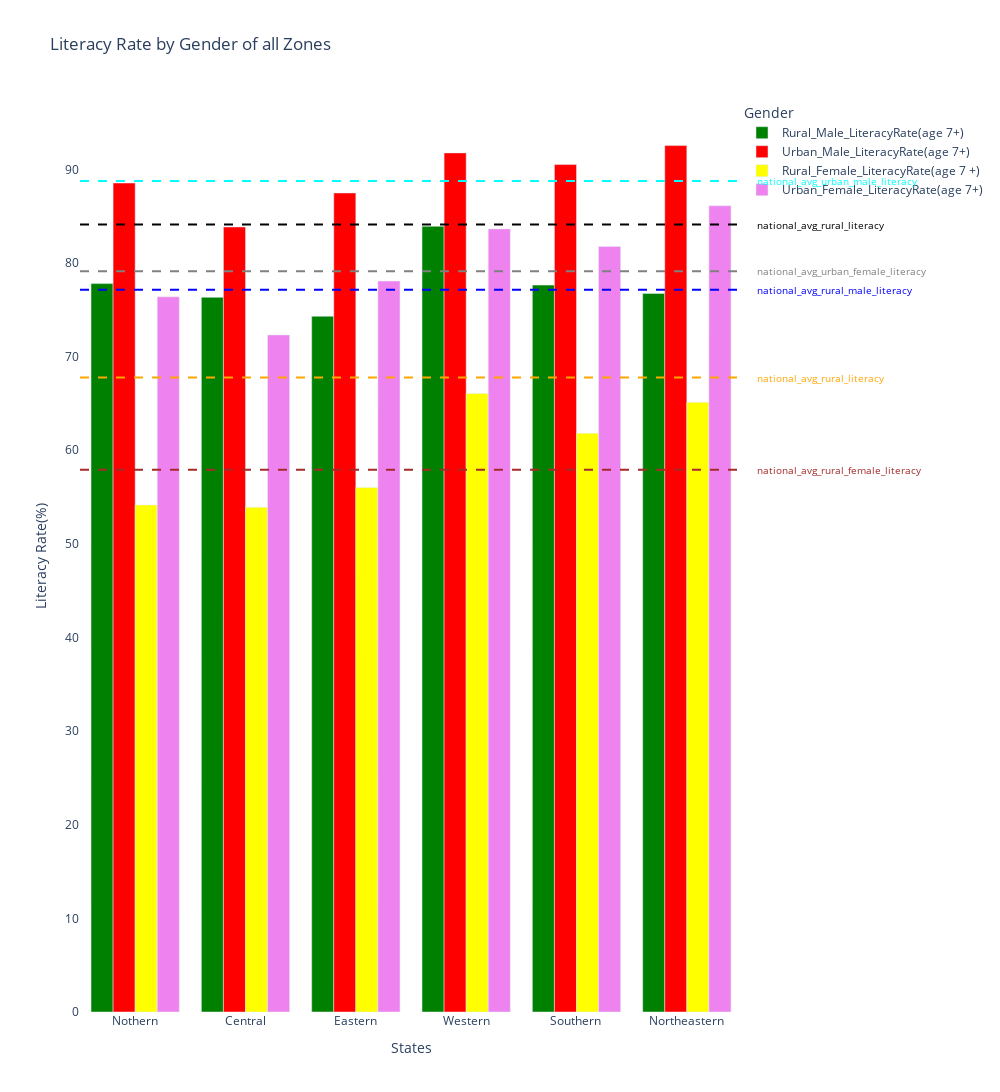

Source (notebook cell):
### Code cell
# National average literacy rates wrt to urban and rural(Source:"")
national_avg_rural_literacy = 67.767
national_avg_urban_literacy = 84.107
national_avg_rural_male_literacy = 77.149
national_avg_urban_male_literacy = 88.763
national_avg_rural_female_literacy = 57.927
national_avg_urban_female_literacy = 79.111
#Create the bar plot for male and female literacy wrt to urban and rural division
fig=go.Figure()

fig.add_trace(go.Bar(
       x=Zones,
       y=male_rural_literacy,
       name='Rural_Male_LiteracyRate(age 7+)',
    marker_color='green'
))

fig.add_trace(go.Bar(
       x=states,
       y=male_urban_literacy,
       name='Urban_Male_LiteracyRate(age 7+)',
      marker_color='red'
))

fig.add_trace(go.Bar(
        x=Zones,
         y=female_rural_literacy,
         name='Rural_Female_LiteracyRate(age 7 +)',
         marker_color='yellow'
))

fig.add_trace(go.Bar(
       x=Zones,
       y=female_urban_literacy,
       name='Urban_Female_LiteracyRate(age 7+)',
       marker_color='violet'

))

#Adding Horizontal national average line with labelling 
fig.add_shape(
       type="line",
        x0=0,
        y0=national_avg_rural_literacy,
        x1=1,
        y1=national_avg_rural_literacy,
        line=dict(color='orange', width=2, dash="dash"),
        xref="paper",
        yref="y"
)


fig.add_annotation(
         x=1.02,
         y=national_avg_rural_literacy,
         xref="paper",
         yref="y",
          text="national_avg_rural_literacy",
          showarrow=False,
           font=dict(color="orange" , size=10),
            xanchor="left",
             yanchor="middle"
)

fig.add_shape(
       type="line",
        x0=0,
        y0=national_avg_rural_male_literacy,
        x1=1,
        y1=national_avg_rural_male_literacy,
        line=dict(color='blue', width=2, dash="dash"),
        xref="paper",
        yref="y"
)

fig.add_annotation(
         x=1.02,
         y=national_avg_rural_male_literacy,
         xref="paper",
         yref="y",
          text="national_avg_rural_male_literacy",
          showarrow=False,
           font=dict(color="blue" , size=10),
            xanchor="left",
             yanchor="middle"
)

fig.add_shape(
       type="line",
        x0=0,
        y0=national_avg_urban_male_literacy,
        x1=1,
        y1=national_avg_urban_male_literacy,
        line=dict(color='cyan', width=2, dash="dash"),
        xref="paper",
        yref="y"
)

fig.add_annotation(
         x=1.02,
         y=national_avg_urban_male_literacy,
         xref="paper",
         yref="y",
          text="national_avg_urban_male_literacy",
          showarrow=False,
           font=dict(color="cyan" , size=10),
            xanchor="left",
             yanchor="middle"
)

fig.add_shape(
       type="line",
        x0=0,
        y0=national_avg_urban_female_literacy,
        x1=1,
        y1=national_avg_urban_female_literacy,
        line=dict(color='gray', width=2, dash="dash"),
        xref="paper",
        yref="y"
)


fig.add_annotation(
         x=1.02,
         y=national_avg_urban_female_literacy,
         xref="paper",
         yref="y",
          text="national_avg_urban_female_literacy",
          showarrow=False,
           font=dict(color="gray" , size=10),
            xanchor="left",
             yanchor="middle"
)
    
fig.add_shape(
       type="line",
        x0=0,
        y0=national_avg_rural_female_literacy,
        x1=1,
        y1=national_avg_rural_female_literacy,
        line=dict(color="brown", width=2, dash="dash"),
        xref="paper",
        yref="y"
)
 
fig.add_annotation(
         x=1.02,
         y=national_avg_rural_female_literacy,
         xref="paper",
         yref="y",
          text="national_avg_rural_female_literacy",
          showarrow=False,
           font=dict(color="brown" , size=10),
            xanchor="left",
             yanchor="middle"
)


fig.add_shape(
       type="line",
        x0=0,
        y0=national_avg_urban_literacy,
        x1=1,
        y1=national_avg_urban_literacy,
        line=dict(color='black', width=2, dash="dash"),
        xref="paper",
        yref="y"
)

fig.add_annotation(
         x=1.02,
         y=national_avg_urban_literacy,
         xref="paper",
         yref="y",
          text="national_avg_rural_literacy",
          showarrow=False,
           font=dict(color="black" , size=10),
            xanchor="left",
             yanchor="middle"
)
    
    
#Update Layout
fig.update_layout(
         title="Literacy Rate by Gender of all Zones",
          xaxis_title="States",
          yaxis_title="Literacy Rate(%)",
          barmode="group",
          legend_title="Gender",
           width=1000,
           height=1500,
    
        #Adjust Legend
        legend=dict(
         x=1,
         y=1,
        bgcolor='rgba(255, 255, 255, 0)',
        bordercolor='rgba(255, 255, 255, 0)' 
    ),

    
    # Set background color to white
    plot_bgcolor='white'

)

#Show plot
fig.show()
    
# Conversion of png image to html to view interactive plot
fig.write_html("literacy_rate_by_gender_of_all_Zones.html")

### Figure 1 — Plotly figure (JSON) as saved in the notebook; plotly's stock layout.template omitted (floating-point values rounded to 4 significant figures)
{"data": [{"marker": {"color": "green"}, "name": "Rural_Male_LiteracyRate(age 7+)", "type": "bar", "x": ["Nothern", "Central", "Eastern", "Western", "Southern ", "Northeastern"], "y": [77.8, 76.33, 74.31, 83.92, 77.64, 76.74]}, {"marker": {"color": "red"}, "name": "Urban_Male_LiteracyRate(age 7+)", "type": "bar", "x": ["Nothern", "Central", "Eastern", "Western", "Southern ", "Northeastern"], "y": [88.54, 83.85, 87.48, 91.76, 90.51, 92.54]}, {"marker": {"color": "yellow"}, "name": "Rural_Female_LiteracyRate(age 7 +)", "type": "bar", "x": ["Nothern", "Central", "Eastern", "Western", "Southern ", "Northeastern"], "y": [54.16, 53.9, 56.01, 66.05, 61.81, 65.12]}, {"marker": {"color": "violet"}, "name": "Urban_Female_LiteracyRate(age 7+)", "type": "bar", "x": ["Nothern", "Central", "Eastern", "Western", "Southern ", "Northeastern"], "y": [76.38, 72.32, 78.07, 83.64, 81.76, 86.11]}], "layout": {"annotations": [{"font": {"color": "orange", "size": 10}, "showarrow": false, "text": "national_avg_rural_literacy", "x": 1.02, "xanchor": "left", "xref": "paper", "y": 67.77, "yanchor": "middle", "yref": "y"}, {"font": {"color": "blue", "size": 10}, "showarrow": false, "text": "national_avg_rural_male_literacy", "x": 1.02, "xanchor": "left", "xref": "paper", "y": 77.15, "yanchor": "middle", "yref": "y"}, {"font": {"color": "cyan", "size": 10}, "showarrow": false, "text": "national_avg_urban_male_literacy", "x": 1.02, "xanchor": "left", "xref": "paper", "y": 88.76, "yanchor": "middle", "yref": "y"}, {"font": {"color": "gray", "size": 10}, "showarrow": false, "text": "national_avg_urban_female_literacy", "x": 1.02, "xanchor": "left", "xref": "paper", "y": 79.11, "yanchor": "middle", "yref": "y"}, {"font": {"color": "brown", "size": 10}, "showarrow": false, "text": "national_avg_rural_female_literacy", "x": 1.02, "xanchor": "left", "xref": "paper", "y": 57.93, "yanchor": "middle", "yref": "y"}, {"font": {"color": "black", "size": 10}, "showarrow": false, "text": "national_avg_rural_literacy", "x": 1.02, "xanchor": "left", "xref": "paper", "y": 84.11, "yanchor": "middle", "yref": "y"}], "barmode": "group", "height": 1500, "legend": {"bgcolor": "rgba(255, 255, 255, 0)", "bordercolor": "rgba(255, 255, 255, 0)", "title": {"text": "Gender"}, "x": 1, "y": 1}, "plot_bgcolor": "white", "shapes": [{"line": {"color": "orange", "dash": "dash", "width": 2}, "type": "line", "x0": 0, "x1": 1, "xref": "paper", "y0": 67.77, "y1": 67.77, "yref": "y"}, {"line": {"color": "blue", "dash": "dash", "width": 2}, "type": "line", "x0": 0, "x1": 1, "xref": "paper", "y0": 77.15, "y1": 77.15, "yref": "y"}, {"line": {"color": "cyan", "dash": "dash", "width": 2}, "type": "line", "x0": 0, "x1": 1, "xref": "paper", "y0": 88.76, "y1": 88.76, "yref": "y"}, {"line": {"color": "gray", "dash": "dash", "width": 2}, "type": "line", "x0": 0, "x1": 1, "xref": "paper", "y0": 79.11, "y1": 79.11, "yref": "y"}, {"line": {"color": "brown", "dash": "dash", "width": 2}, "type": "line", "x0": 0, "x1": 1, "xref": "paper", "y0": 57.93, "y1": 57.93, "yref": "y"}, {"line": {"color": "black", "dash": "dash", "width": 2}, "type": "line", "x0": 0, "x1": 1, "xref": "paper", "y0": 84.11, "y1": 84.11, "yref": "y"}], "title": {"text": "Literacy Rate by Gender of all Zones"}, "width": 1000, "xaxis": {"title": {"text": "States"}}, "yaxis": {"title": {"text": "Literacy Rate(%)"}}}}
